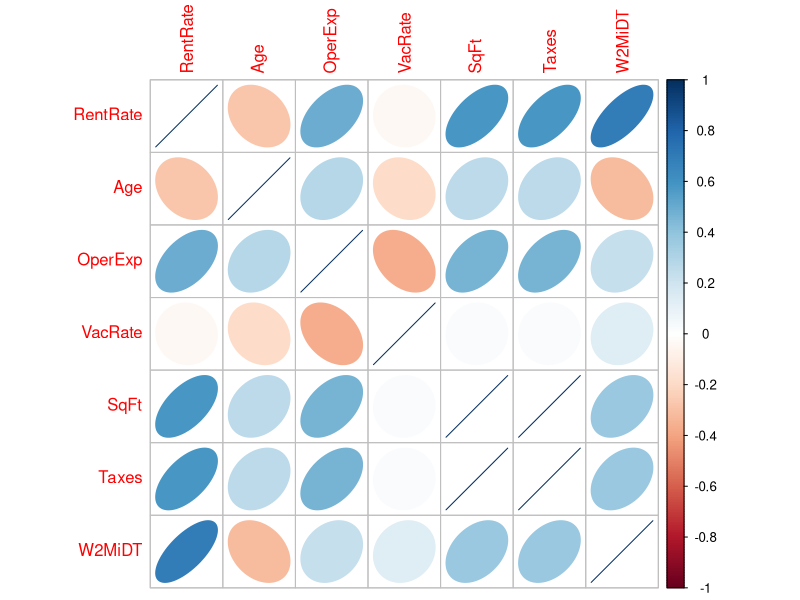
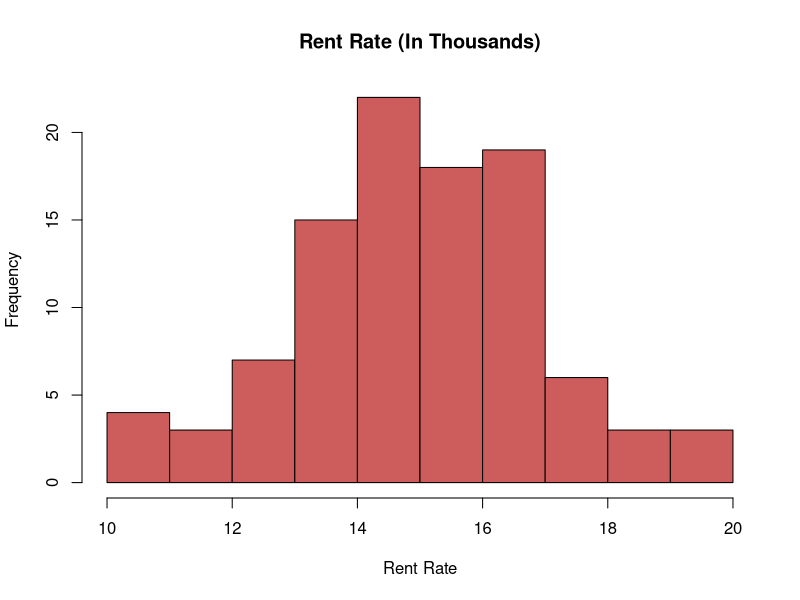
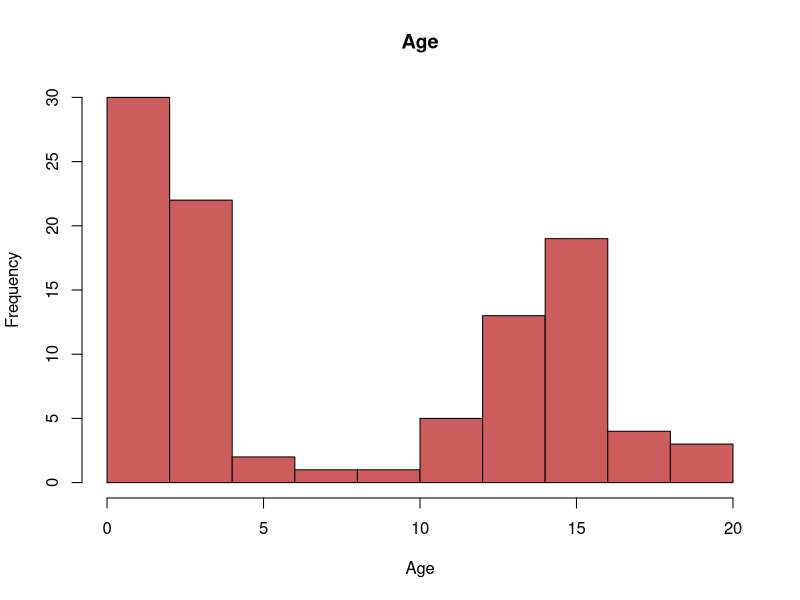
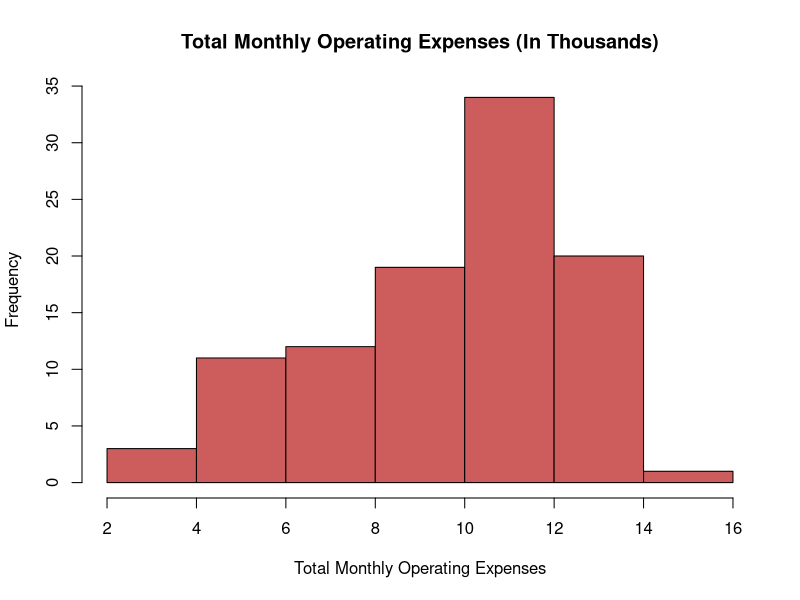
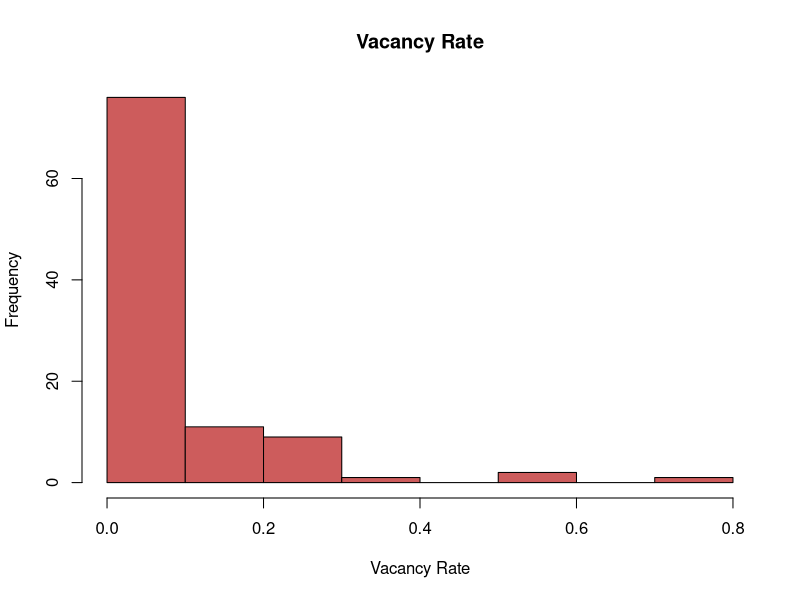
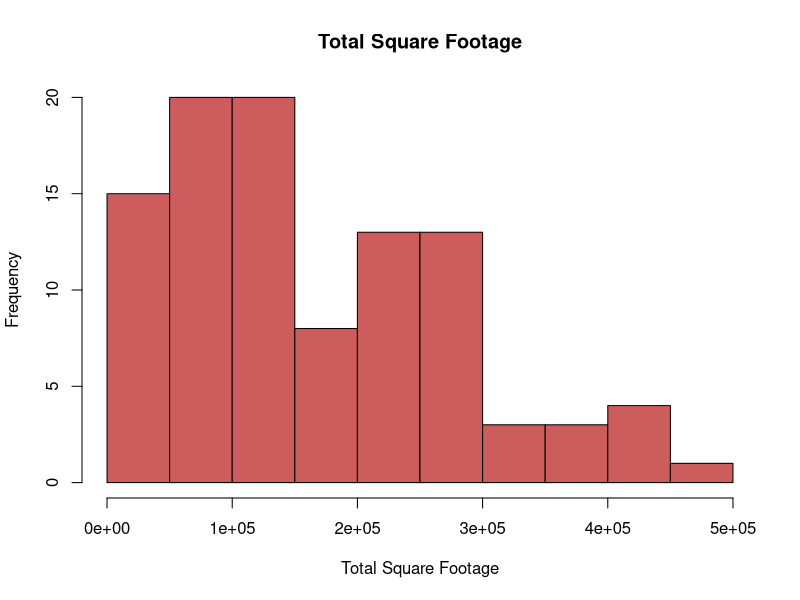
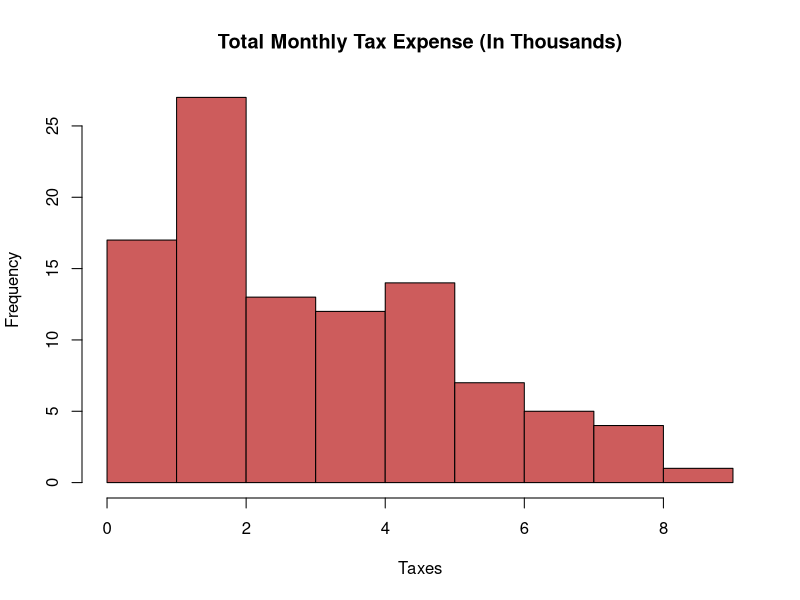

Recreate these plots in R, in order. (Note: this script raises an error after producing the figures.)
## ---- chunk 1
knitr::opts_chunk$set(echo = TRUE)
library(readr)
library(tidyverse)
library(corrplot)
comm_prop <- tbl_df(read_csv("comm_prop.csv"))
## ---- chunk 2
dim(comm_prop)
names(comm_prop)
head(comm_prop)
summary(comm_prop)
## ---- chunk 3
df.full <- lm(RentRate ~ ., data = comm_prop)
summary(df.full)
cor(comm_prop)
corrplot(cor(comm_prop), method="ellipse")
## ---- chunk 4
dfLessMin <- lm(RentRate ~ Age + OperExp + W2MiDT, data = comm_prop)
summary(dfLessMin)
## ---- chunk 5
df_model <- lm(RentRate ~ Age + OperExp + W2MiDT + SqFt, data = comm_prop)
summary(df_model)
## ---- chunk 6
comm_prop$W2MiDT <- factor(comm_prop$W2MiDT, labels = c("No", 'Yes'))
show(comm_prop$W2MiDT)
## ---- chunk 7
hist(comm_prop$RentRate, xlab = "Rent Rate", main = paste("Rent Rate (In Thousands)"), col = "indianred")

hist(comm_prop$Age, xlab = "Age", main = paste("Age"), col = "indianred")

hist(comm_prop$OperExp, xlab = "Total Monthly Operating Expenses", main = paste("Total Monthly Operating Expenses (In Thousands)"), col = "indianred")

hist(comm_prop$VacRate, xlab = "Vacancy Rate", main = paste("Vacancy Rate"), col = "indianred")

hist(comm_prop$SqFt, xlab = "Total Square Footage", main = paste("Total Square Footage"), col = "indianred") 
  
hist(comm_prop$Taxes, xlab = "Taxes", main = paste("Total Monthly Tax Expense (In Thousands)"), col = "indianred")

ggplot(comm_prop$W2MiDT) +
  stat_boxplot(geom = "errorbar", width = 0.5) +
  geom_boxplot() +
  coord_flip() + # Makes regions names easier to read
  labs(x = "Region", y = "Birth Rate")

hist(comm_prop$W2MiDT, xlab = "Building Located Within 2 Miles of Downtown", main = paste("Location"), col = "indianred")

pairs(comm_prop[,1:6], pch = 16)
## ---- chunk 8
full.df <- fortify(df_model)
ggplot(full.df, aes(x=.fitted, y=.resid)) +
  geom_point() +
  geom_hline(yintercept=0, linetype=2) +
  labs(x="Fitted Values", y="Residuals")

qqPlot(df_model$residuals, pch=16)
shapiro.test(df_model$residuals)
pairs(comm_prop[-c(4,6)], pch=16)

ncvTest(df_model)

vif(df_model)
## ---- chunk 9
ggplot(full.df, aes(x=.fitted, y=RentRate)) +
  geom_point(size=2) +
  geom_smooth(method="lm", color="red", lwd=1.5) +
  labs(x="Rent Predicted", y="Rent Actual")
## ---- chunk 10
new_RentRate <- data.frame(Age=9, OperExp=13, SqFt=40, Taxes=540, W2MiDT='No')
predict(df_model, newdata=new_RentRate, interval="predict")
